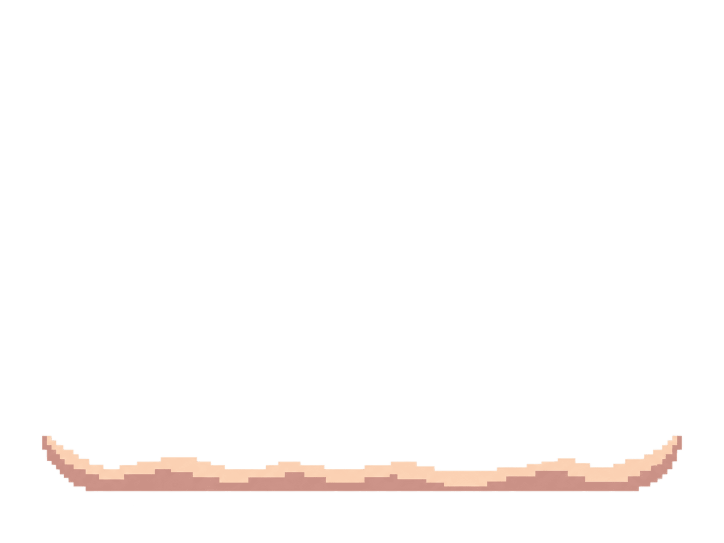
#> input picture assets/tank/source/sand.png, 1448 x 1086 px (shown at 1/2 size)
$ python make_tank.py
#> lines starting #> are read from the running program, lines starting #| are printed output that depends on the picture
# 어항 유리·모래 이미지를 340×255칸 픽셀 격자로 다시 그린다 (D05-1, D05-5에서 300×225칸에서 키움).
#
# ChatGPT 원본(glass.png·sand.png)은 한 칸이 금붕어의 약 2배이고 외형이 4:3이 아니어서,
# 원본의 띠 색·순서·반사 위치·모래 윤곽을 따라 금붕어와 같은 격자(한 칸 = 2 게임 픽셀)로 새로 그린다.
#
# 실행: uv run --with pillow python assets/tank/source/make_tank.py
# 결과: assets/tank/glass.png, assets/tank/sand.png (340×255, 게임에서 2배·Nearest로 표시)

import math
from pathlib import Path

from PIL import Image

HERE = Path(__file__).resolve().parent
OUT = HERE.parent

W, H = 340, 255  # 어항 외곽 = 캔버스 전체. 2026-10-11 사용자 요청으로 300×225에서 키웠다(물고기·버튼 크기는 그대로).
RADIUS = 28  # 바깥 모서리 반경(칸)
# 유리 띠 두께(칸, 바깥 → 안쪽). 2026-10-06 사용자 요청으로 원본 비율(2·2·2·2)보다 얇게 했다.
# 외곽선은 금붕어 외곽선과 같은 한 칸이다.
BANDS = [1, 2, 2, 1]
RIM = sum(BANDS)  # 유리 전체 두께(칸). 이 안쪽이 물 영역

# 원본에서 뽑은 유리 띠 색 (바깥 → 안쪽)
RIM_COLORS = [
    (72, 89, 104),  # 외곽선
    (237, 243, 250),  # 밝은 유리
    (186, 205, 219),  # 옅은 파랑
    (77, 93, 107),  # 안쪽 선
]
HIGHLIGHT = (248, 252, 254)

SAND_LIGHT = (251, 209, 179)
SAND_DARK = (203, 146, 135)

# 원본에서 어항 외곽이 차지하는 범위와 유리 안쪽 바닥 y
SRC_BOX = (65, 92, 1384, 995)
SRC_INNER_BOTTOM = 959


def inset(x: float, y: float) -> float:
	"""칸 중심이 둥근 사각형 외곽에서 안쪽으로 얼마나 들어와 있는지(칸). 음수면 바깥."""
	cx = min(max(x, RADIUS), W - RADIUS)
	cy = min(max(y, RADIUS), H - RADIUS)
	if (cx, cy) != (x, y):  # 모서리 영역
		return RADIUS - math.hypot(x - cx, y - cy)
	return min(x, y, W - x, H - y)


def band_at(d: float) -> int:
	edge = 0
	for i, width in enumerate(BANDS):
		edge += width
		if d < edge:
			return i
	return len(BANDS) - 1


def make_glass() -> Image.Image:
	img = Image.new("RGBA", (W, H), (0, 0, 0, 0))
#> img: PIL image 340x255 RGBA; every value is 0
	px = img.load()
	for y in range(H):
		for x in range(W):
			d = inset(x + 0.5, y + 0.5)
			if 0 <= d < RIM:
				px[x, y] = RIM_COLORS[band_at(d)] + (255,)

	# 왼쪽 위 모서리 안쪽의 짧은 대각선 반사 (2×2 블록 계단)
	for t in range(6):
		bx, by = 16 + 2 * t, 26 - 2 * t
		for dy in range(2):
			for dx in range(2):
				px[bx + dx, by + dy] = HIGHLIGHT + (255,)
	# 오른쪽 벽 안쪽의 짧은 세로 반사
	for y in range(49, 63):
		for x in range(W - RIM - 6, W - RIM - 4):
			px[x, y] = HIGHLIGHT + (255,)
	return img


def column_profile(src: Image.Image) -> tuple[list[float], list[float]]:
	"""원본 모래에서 새 격자의 열마다 모래 높이와 진한 층 높이(칸)를 읽는다."""
	sp = src.load()
	x0, y0, x1, y1 = SRC_BOX
	sx_per_cell = (x1 - x0) / W
	sy_per_cell = (y1 - y0) / H
	tops, darks = [], []
	for x in range(W):
		sx = int(x0 + (x + 0.5) * sx_per_cell)
		top = dark = None
		for sy in range(y0, SRC_INNER_BOTTOM):
			r, g, b, a = sp[sx, sy]
			if a < 128:
				continue
			if top is None:
				top = sy
			if dark is None and r < 230:  # 진한 코랄 층
				dark = sy
		tops.append((SRC_INNER_BOTTOM - top) / sy_per_cell if top is not None else 0.0)
		darks.append((SRC_INNER_BOTTOM - dark) / sy_per_cell if dark is not None else 0.0)
	return tops, darks


def smooth(values: list[float], radius: int) -> list[float]:
	out = []
	for i in range(len(values)):
		window = values[max(0, i - radius): i + radius + 1]
		out.append(sum(window) / len(window))
	return out


def make_sand() -> Image.Image:
	src = Image.open(HERE / "sand.png").convert("RGBA")
	tops, darks = column_profile(src)
	# 원본의 두 칸짜리 계단을 부드럽게 펴서 새 격자에서는 한 칸 계단이 되게 한다.
	tops = smooth(tops, 3)
	darks = smooth(darks, 3)

	img = Image.new("RGBA", (W, H), (0, 0, 0, 0))
	px = img.load()
	bottom = H - RIM  # 유리 안쪽 바닥(이 행부터 유리)
	for x in range(W):
		top_h = round(tops[x])
		dark_h = round(darks[x])
		for h in range(top_h):
			y = bottom - 1 - h
			if inset(x + 0.5, y + 0.5) < RIM:  # 유리 밖·유리 아래로는 그리지 않는다
				continue
			px[x, y] = (SAND_DARK if h < dark_h else SAND_LIGHT) + (255,)
	return img


if __name__ == "__main__":
	make_glass().save(OUT / "glass.png")
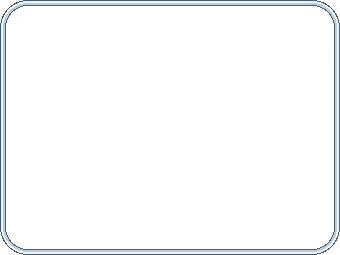
#> saved as glass.png: PIL image 340x255 RGBA; mean R, G, B, A 13, 14.1, 15, 20; transparent parts drawn white
	make_sand().save(OUT / "sand.png")
#> in make_sand, src is the input picture: PIL image 1448x1086 RGBA; mean R, G, B, A 78.4, 115.1, 79.8, 10.8
#> after the loop in column_profile, `for x in range(W):`: darks = 340 values, max 24.57 at index 5, min 0 at index 0, mean 2.82; tops = 340 values, max 24.57 at index 5, min 0 at index 0, mean 9.29
#> the loop in smooth, `for i in range(len(values)):` made 340 passes
#> window on passes 1 to 3: [0, 0, 0, 0], [0, 0, 0, 0, 0], [0, 0, 0, 0, 0, 24.57]
#> after the loop in smooth, `for i in range(len(values)):`: out = 340 values, max 23.84 at index 331, min 0 at index 0, mean 9.29
#> in make_sand, `tops = smooth(tops, 3)`: tops has the same summary as out in smooth
#> the loop in smooth (call 2), `for i in range(len(values)):` made 340 passes
#> in make_sand, `darks = smooth(darks, 3)`: darks = 340 values, max 20.17 at index 8, min 0 at index 0, mean 2.83
#> the loop in make_sand, `for x in range(W):` made 340 passes
#> (top_h, dark_h) on passes 1 to 3: (0, 0), (0, 0), (4, 4)
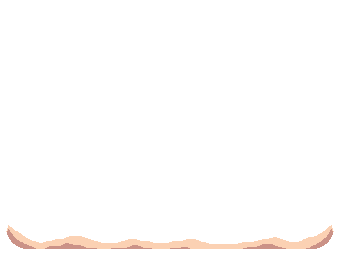
#> saved as sand.png: PIL image 340x255 RGBA; mean R, G, B, A 8, 6.5, 5.6, 8.5; transparent parts drawn white
	print("saved", OUT / "glass.png", OUT / "sand.png")
